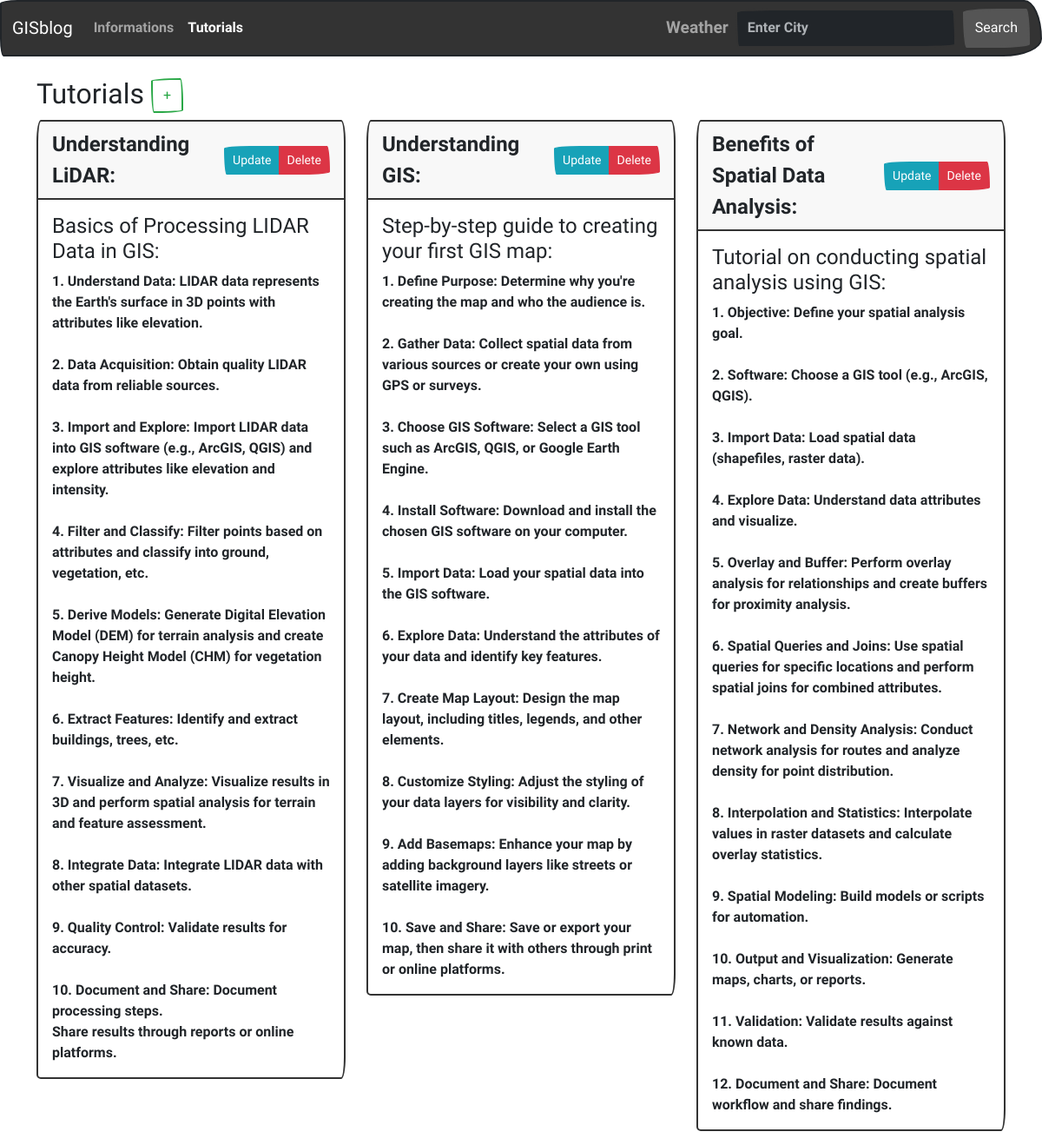
The app's page /tutorials/ with its own data.
### WebApp/models.py (models this page shows)
class GeneralInformation(models.Model):
    topic = models.CharField(max_length=255)
    description = models.TextField()

class Tutorial(models.Model):
    title = models.CharField(max_length=255)
    steps = models.TextField()
    info = models.ForeignKey(GeneralInformation, on_delete=models.CASCADE)

### WebApp/views.py (the view)
# urls.py: path('tutorials/', views.tutorials, name='tutorials'),
def tutorials(request):
    tutorial_list = Tutorial.objects.all()
    general_info_list = GeneralInformation.objects.all()
    return render(request, 'tutorials.html', {'tutorial_list': tutorial_list, 'general_info_list': general_info_list})

### WebApp/templates/tutorials.html (shortened to what this page needs)
<!DOCTYPE html>
<html lang="en">
<head>
  <link rel="stylesheet" href="https://bootswatch.com/5/sketchy/bootstrap.min.css">
</head>
<body>
  {% include 'fragments/navbar.html' %}
  <div class="container mt-4">
    <h2>Tutorials <button type="button" class="btn btn-outline-success" data-bs-toggle="modal" data-bs-target="#addTutorialModal">+</button></h2>
    <div class="row">
      {% for tutorial in tutorial_list %}
      <div class="col-md-4 mb-3">
        <div class="card border-primary">
          <div class="card-header d-flex justify-content-between align-items-center card-title" style="font-size:  24px;">
            <span>
              {% for info in general_info_list %}
              {% if info.id == tutorial.info.id %}
              {{ info.topic }}
              {% endif %}
              {% endfor %}
            </span>
            <div class=" btn-group ms-auto">
              <button type="button" class="btn btn-info btn-sm" data-bs-toggle="modal" data-bs-target="#updateTutorialModal{{ tutorial.id }}">Update</button>
              <button type="button" class="btn btn-danger btn-sm" data-bs-toggle="modal" data-bs-target="#deleteTutorialModal{{ tutorial.id }}">Delete</button>
            </div>
          </div>
          <div class="card-body">
            <h4 class="card-title">
              {{ tutorial.title }}
            </h4>
            <p class="card-text">
              {{ tutorial.steps|linebreaksbr }}
            </p>
          </div>
        </div>
      </div>
      {% endfor %}
    </div>
  </div>
</body>
</html>

### WebApp/templates/fragments/navbar.html (shortened to what this page needs)
{% with current_view=request.resolver_match.url_name %}
<nav class="navbar navbar-expand-lg bg-primary" data-bs-theme="dark">
  <div class="container-fluid">
    <a class="navbar-brand" href="#">GISblog</a>
    <div class="collapse navbar-collapse" id="navbarColor01">
      <ul class="navbar-nav me-auto">
        <li class="nav-item">
          <a class="nav-link {% if current_view == 'index' %}active{% endif %}" href="{% url 'index' %}">Informations</a>
        </li>
        <li class="nav-item">
          <a class="nav-link {% if current_view == 'tutorials' %}active{% endif %}" href="{% url 'tutorials' %}">Tutorials</a>
        </li>
      </ul>
      <div class="d-flex">
        <span class="navbar-text" style="font-size: larger;">Weather</span>
        <form class="d-flex" id="weatherForm">
          <input class="form-control me-sm-2" type="search" placeholder="Enter City" id="cityInput">
          <button class="btn btn-secondary my-2 my-sm-0" type="button" data-bs-toggle="modal" data-bs-target="#weatherModal" id="searchButton">Search</button>
        </form>
    </div>
  </div>
</nav>
{% endwith %}

### records on screen
Tutorial: title "Basics of Processing LIDAR Data in GIS:", steps "1. Understand Data: LIDAR data represents the Earth's surface in 3D points with attributes like elevation. 2. Data Acquisition: Obtain quality LIDAR data from reliable sources. 3. Import and Explore: Import LIDAR data into GIS software (e.g., ArcGIS, QGIS) and explore attributes like elevation and intensity. 4. Filter and Classify: Filter points based on attributes and classify into ground, vegetation, etc. 5. Derive Models: Generate Digital Elevation Model (DEM) for terrain analysis and create Canopy Height Model (CHM) for vegetation height. 6. Extract Features: Identify and extract buildings, trees, etc. 7. Visualize and Analyze: Visualize results in 3D and perform spatial analysis for…"
GeneralInformation: topic "Understanding LiDAR:"
Tutorial: title "Step-by-step guide to creating your first GIS map:", steps "1. Define Purpose: Determine why you're creating the map and who the audience is. 2. Gather Data: Collect spatial data from various sources or create your own using GPS or surveys. 3. Choose GIS Software: Select a GIS tool such as ArcGIS, QGIS, or Google Earth Engine. 4. Install Software: Download and install the chosen GIS software on your computer. 5. Import Data: Load your spatial data into the GIS software. 6. Explore Data: Understand the attributes of your data and identify key features. 7. Create Map Layout: Design the map layout, including titles, legends, and other elements. 8. Customize Styling: Adjust the styling of your data layers for visibility and clarity. 9. Add Basemaps:…"
GeneralInformation: topic "Understanding GIS:"
Tutorial: title "Tutorial on conducting spatial analysis using GIS:", steps "1. Objective: Define your spatial analysis goal. 2. Software: Choose a GIS tool (e.g., ArcGIS, QGIS). 3. Import Data: Load spatial data (shapefiles, raster data). 4. Explore Data: Understand data attributes and visualize. 5. Overlay and Buffer: Perform overlay analysis for relationships and create buffers for proximity analysis. 6. Spatial Queries and Joins: Use spatial queries for specific locations and perform spatial joins for combined attributes. 7. Network and Density Analysis: Conduct network analysis for routes and analyze density for point distribution. 8. Interpolation and Statistics: Interpolate values in raster datasets and calculate overlay statistics. 9. Spatial Modeling: Build…"
GeneralInformation: topic "Benefits of Spatial Data Analysis:"
